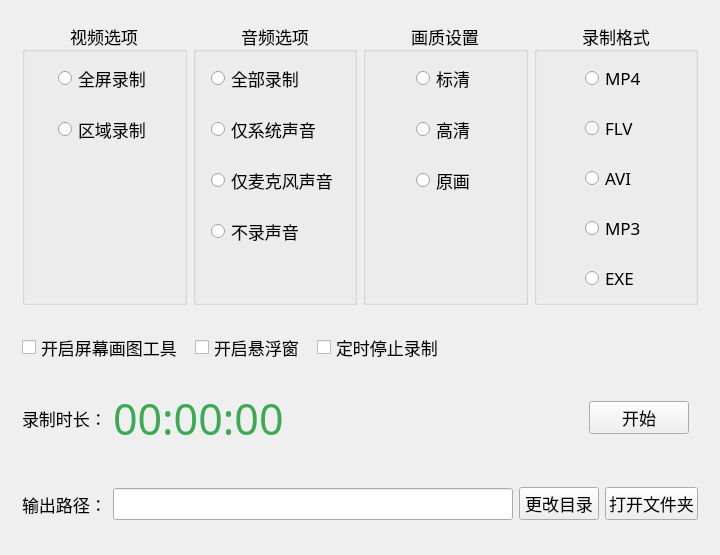
<?xml version="1.0" encoding="UTF-8"?>
<ui version="4.0">
 <class>CaptureWidget</class>
 <widget class="QWidget" name="CaptureWidget">
  <property name="geometry">
   <rect>
    <x>0</x>
    <y>0</y>
    <width>714</width>
    <height>542</height>
   </rect>
  </property>
  <property name="font">
   <font>
    <family>微软雅黑</family>
    <pointsize>13</pointsize>
   </font>
  </property>
  <property name="windowTitle">
   <string>屏幕录制</string>
  </property>
  <layout class="QVBoxLayout" name="verticalLayout">
   <item>
    <widget class="QWidget" name="widget" native="true">
     <layout class="QHBoxLayout" name="horizontalLayout">
      <item>
       <widget class="QGroupBox" name="groupBox">
        <property name="layoutDirection">
         <enum>Qt::LeftToRight</enum>
        </property>
        <property name="title">
         <string>视频选项</string>
        </property>
        <property name="alignment">
         <set>Qt::AlignCenter</set>
        </property>
        <layout class="QGridLayout" name="gridLayout">
         <property name="sizeConstraint">
          <enum>QLayout::SetNoConstraint</enum>
         </property>
         <property name="verticalSpacing">
          <number>20</number>
         </property>
         <item row="0" column="0">
          <widget class="QRadioButton" name="radioScreenCap">
           <property name="sizePolicy">
            <sizepolicy hsizetype="Fixed" vsizetype="Fixed">
             <horstretch>0</horstretch>
             <verstretch>0</verstretch>
            </sizepolicy>
           </property>
           <property name="text">
            <string>全屏录制</string>
           </property>
          </widget>
         </item>
         <item row="2" column="0">
          <spacer name="verticalSpacer">
           <property name="orientation">
            <enum>Qt::Vertical</enum>
           </property>
           <property name="sizeHint" stdset="0">
            <size>
             <width>20</width>
             <height>40</height>
            </size>
           </property>
          </spacer>
         </item>
         <item row="1" column="0">
          <widget class="QRadioButton" name="radioAreaCap">
           <property name="sizePolicy">
            <sizepolicy hsizetype="Fixed" vsizetype="Fixed">
             <horstretch>0</horstretch>
             <verstretch>0</verstretch>
            </sizepolicy>
           </property>
           <property name="text">
            <string>区域录制</string>
           </property>
          </widget>
         </item>
        </layout>
       </widget>
      </item>
      <item>
       <widget class="QGroupBox" name="groupBox_2">
        <property name="title">
         <string>音频选项</string>
        </property>
        <property name="alignment">
         <set>Qt::AlignCenter</set>
        </property>
        <layout class="QGridLayout" name="gridLayout_2">
         <property name="sizeConstraint">
          <enum>QLayout::SetNoConstraint</enum>
         </property>
         <property name="verticalSpacing">
          <number>20</number>
         </property>
         <item row="0" column="0">
          <widget class="QRadioButton" name="radioAudioAll">
           <property name="sizePolicy">
            <sizepolicy hsizetype="Fixed" vsizetype="Fixed">
             <horstretch>0</horstretch>
             <verstretch>0</verstretch>
            </sizepolicy>
           </property>
           <property name="text">
            <string>全部录制</string>
           </property>
          </widget>
         </item>
         <item row="1" column="0">
          <widget class="QRadioButton" name="radioAudioSys">
           <property name="sizePolicy">
            <sizepolicy hsizetype="Fixed" vsizetype="Fixed">
             <horstretch>0</horstretch>
             <verstretch>0</verstretch>
            </sizepolicy>
           </property>
           <property name="text">
            <string>仅系统声音</string>
           </property>
          </widget>
         </item>
         <item row="2" column="0">
          <widget class="QRadioButton" name="radioAudioMic">
           <property name="sizePolicy">
            <sizepolicy hsizetype="Fixed" vsizetype="Fixed">
             <horstretch>0</horstretch>
             <verstretch>0</verstretch>
            </sizepolicy>
           </property>
           <property name="text">
            <string>仅麦克风声音</string>
           </property>
          </widget>
         </item>
         <item row="3" column="0">
          <widget class="QRadioButton" name="radioAudioNoCap">
           <property name="sizePolicy">
            <sizepolicy hsizetype="Fixed" vsizetype="Fixed">
             <horstretch>0</horstretch>
             <verstretch>0</verstretch>
            </sizepolicy>
           </property>
           <property name="text">
            <string>不录声音</string>
           </property>
          </widget>
         </item>
         <item row="4" column="0">
          <spacer name="verticalSpacer_2">
           <property name="orientation">
            <enum>Qt::Vertical</enum>
           </property>
           <property name="sizeHint" stdset="0">
            <size>
             <width>20</width>
             <height>40</height>
            </size>
           </property>
          </spacer>
         </item>
        </layout>
       </widget>
      </item>
      <item>
       <widget class="QGroupBox" name="groupBox_3">
        <property name="title">
         <string>画质设置</string>
        </property>
        <property name="alignment">
         <set>Qt::AlignCenter</set>
        </property>
        <layout class="QGridLayout" name="gridLayout_3">
         <property name="verticalSpacing">
          <number>20</number>
         </property>
         <item row="0" column="0">
          <widget class="QRadioButton" name="radioStandardQuality">
           <property name="sizePolicy">
            <sizepolicy hsizetype="Fixed" vsizetype="Fixed">
             <horstretch>0</horstretch>
             <verstretch>0</verstretch>
            </sizepolicy>
           </property>
           <property name="text">
            <string>标清</string>
           </property>
          </widget>
         </item>
         <item row="1" column="0">
          <widget class="QRadioButton" name="radioHighQuality">
           <property name="text">
            <string>高清</string>
           </property>
          </widget>
         </item>
         <item row="2" column="0">
          <widget class="QRadioButton" name="radiOriginalQuality">
           <property name="text">
            <string>原画</string>
           </property>
          </widget>
         </item>
         <item row="3" column="0">
          <spacer name="verticalSpacer_3">
           <property name="orientation">
            <enum>Qt::Vertical</enum>
           </property>
           <property name="sizeHint" stdset="0">
            <size>
             <width>20</width>
             <height>40</height>
            </size>
           </property>
          </spacer>
         </item>
        </layout>
       </widget>
      </item>
      <item>
       <widget class="QGroupBox" name="groupBox_4">
        <property name="title">
         <string>录制格式</string>
        </property>
        <property name="alignment">
         <set>Qt::AlignCenter</set>
        </property>
        <layout class="QGridLayout" name="gridLayout_4">
         <property name="bottomMargin">
          <number>9</number>
         </property>
         <property name="verticalSpacing">
          <number>20</number>
         </property>
         <item row="0" column="0">
          <widget class="QRadioButton" name="radioMP4">
           <property name="sizePolicy">
            <sizepolicy hsizetype="Fixed" vsizetype="Fixed">
             <horstretch>0</horstretch>
             <verstretch>0</verstretch>
            </sizepolicy>
           </property>
           <property name="text">
            <string>MP4</string>
           </property>
          </widget>
         </item>
         <item row="1" column="0">
          <widget class="QRadioButton" name="radioFLV">
           <property name="text">
            <string>FLV</string>
           </property>
          </widget>
         </item>
         <item row="2" column="0">
          <widget class="QRadioButton" name="radioAVI">
           <property name="text">
            <string>AVI</string>
           </property>
          </widget>
         </item>
         <item row="3" column="0">
          <widget class="QRadioButton" name="radioMP3">
           <property name="text">
            <string>MP3</string>
           </property>
          </widget>
         </item>
         <item row="4" column="0">
          <widget class="QRadioButton" name="radioEXE">
           <property name="text">
            <string>EXE</string>
           </property>
          </widget>
         </item>
         <item row="5" column="0">
          <spacer name="verticalSpacer_4">
           <property name="orientation">
            <enum>Qt::Vertical</enum>
           </property>
           <property name="sizeHint" stdset="0">
            <size>
             <width>20</width>
             <height>40</height>
            </size>
           </property>
          </spacer>
         </item>
        </layout>
       </widget>
      </item>
     </layout>
    </widget>
   </item>
   <item>
    <widget class="QWidget" name="widget_2" native="true">
     <property name="sizePolicy">
      <sizepolicy hsizetype="Preferred" vsizetype="Fixed">
       <horstretch>0</horstretch>
       <verstretch>0</verstretch>
      </sizepolicy>
     </property>
     <property name="minimumSize">
      <size>
       <width>0</width>
       <height>50</height>
      </size>
     </property>
     <layout class="QHBoxLayout" name="horizontalLayout_2">
      <property name="spacing">
       <number>12</number>
      </property>
      <item>
       <widget class="QCheckBox" name="checkScreenPaint">
        <property name="text">
         <string>开启屏幕画图工具</string>
        </property>
       </widget>
      </item>
      <item>
       <widget class="QCheckBox" name="checkSuspension">
        <property name="text">
         <string>开启悬浮窗</string>
        </property>
       </widget>
      </item>
      <item>
       <widget class="QCheckBox" name="checkTimingStop">
        <property name="text">
         <string>定时停止录制</string>
        </property>
       </widget>
      </item>
      <item>
       <spacer name="horizontalSpacer_2">
        <property name="orientation">
         <enum>Qt::Horizontal</enum>
        </property>
        <property name="sizeHint" stdset="0">
         <size>
          <width>40</width>
          <height>20</height>
         </size>
        </property>
       </spacer>
      </item>
     </layout>
    </widget>
   </item>
   <item>
    <widget class="QWidget" name="widget_3" native="true">
     <property name="sizePolicy">
      <sizepolicy hsizetype="Preferred" vsizetype="Fixed">
       <horstretch>0</horstretch>
       <verstretch>0</verstretch>
      </sizepolicy>
     </property>
     <property name="minimumSize">
      <size>
       <width>0</width>
       <height>80</height>
      </size>
     </property>
     <layout class="QHBoxLayout" name="horizontalLayout_3">
      <property name="rightMargin">
       <number>20</number>
      </property>
      <item>
       <widget class="QLabel" name="label">
        <property name="text">
         <string>录制时长：</string>
        </property>
       </widget>
      </item>
      <item>
       <widget class="QLabel" name="labelCapDuration">
        <property name="font">
         <font>
          <family>微软雅黑</family>
          <pointsize>32</pointsize>
          <weight>50</weight>
          <bold>false</bold>
         </font>
        </property>
        <property name="styleSheet">
         <string notr="true">color: rgb(60, 170, 82);</string>
        </property>
        <property name="text">
         <string>00:00:00</string>
        </property>
       </widget>
      </item>
      <item>
       <spacer name="horizontalSpacer">
        <property name="orientation">
         <enum>Qt::Horizontal</enum>
        </property>
        <property name="sizeHint" stdset="0">
         <size>
          <width>40</width>
          <height>20</height>
         </size>
        </property>
       </spacer>
      </item>
      <item>
       <widget class="QPushButton" name="btnStartCap">
        <property name="sizePolicy">
         <sizepolicy hsizetype="Fixed" vsizetype="Fixed">
          <horstretch>0</horstretch>
          <verstretch>0</verstretch>
         </sizepolicy>
        </property>
        <property name="minimumSize">
         <size>
          <width>100</width>
          <height>30</height>
         </size>
        </property>
        <property name="text">
         <string>开始</string>
        </property>
       </widget>
      </item>
     </layout>
    </widget>
   </item>
   <item>
    <widget class="QWidget" name="widget_4" native="true">
     <property name="sizePolicy">
      <sizepolicy hsizetype="Preferred" vsizetype="Fixed">
       <horstretch>0</horstretch>
       <verstretch>0</verstretch>
      </sizepolicy>
     </property>
     <property name="minimumSize">
      <size>
       <width>0</width>
       <height>80</height>
      </size>
     </property>
     <layout class="QHBoxLayout" name="horizontalLayout_4">
      <item>
       <widget class="QLabel" name="label_3">
        <property name="text">
         <string>输出路径：</string>
        </property>
       </widget>
      </item>
      <item>
       <widget class="QLineEdit" name="editOutputPath">
        <property name="sizePolicy">
         <sizepolicy hsizetype="Fixed" vsizetype="Fixed">
          <horstretch>0</horstretch>
          <verstretch>0</verstretch>
         </sizepolicy>
        </property>
        <property name="minimumSize">
         <size>
          <width>400</width>
          <height>0</height>
         </size>
        </property>
       </widget>
      </item>
      <item>
       <widget class="QPushButton" name="btnChangeDir">
        <property name="text">
         <string>更改目录</string>
        </property>
       </widget>
      </item>
      <item>
       <widget class="QPushButton" name="btnOpenDir">
        <property name="text">
         <string>打开文件夹</string>
        </property>
       </widget>
      </item>
      <item>
       <spacer name="horizontalSpacer_3">
        <property name="orientation">
         <enum>Qt::Horizontal</enum>
        </property>
        <property name="sizeHint" stdset="0">
         <size>
          <width>40</width>
          <height>20</height>
         </size>
        </property>
       </spacer>
      </item>
     </layout>
    </widget>
   </item>
  </layout>
 </widget>
 <layoutdefault spacing="6" margin="11"/>
 <resources>
  <include location="../avtools.qrc"/>
 </resources>
 <connections/>
</ui>
